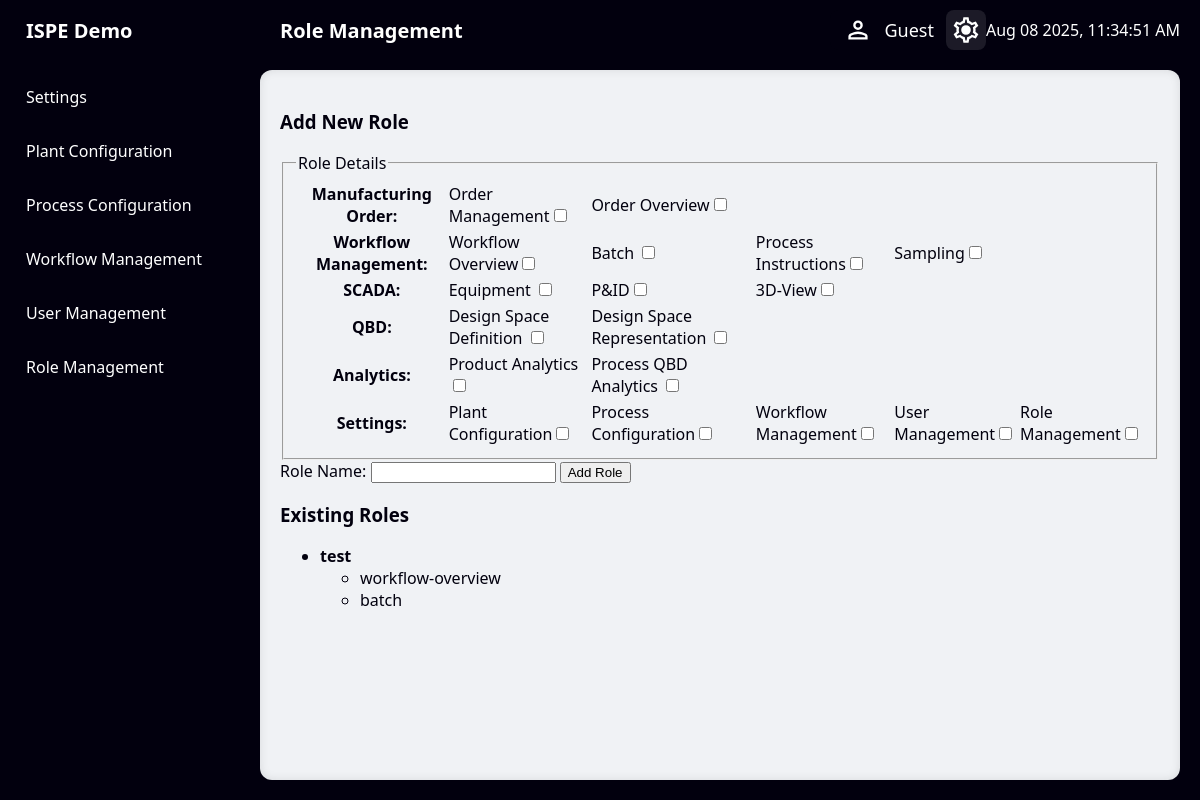
Page /role-management on the earlier database version.
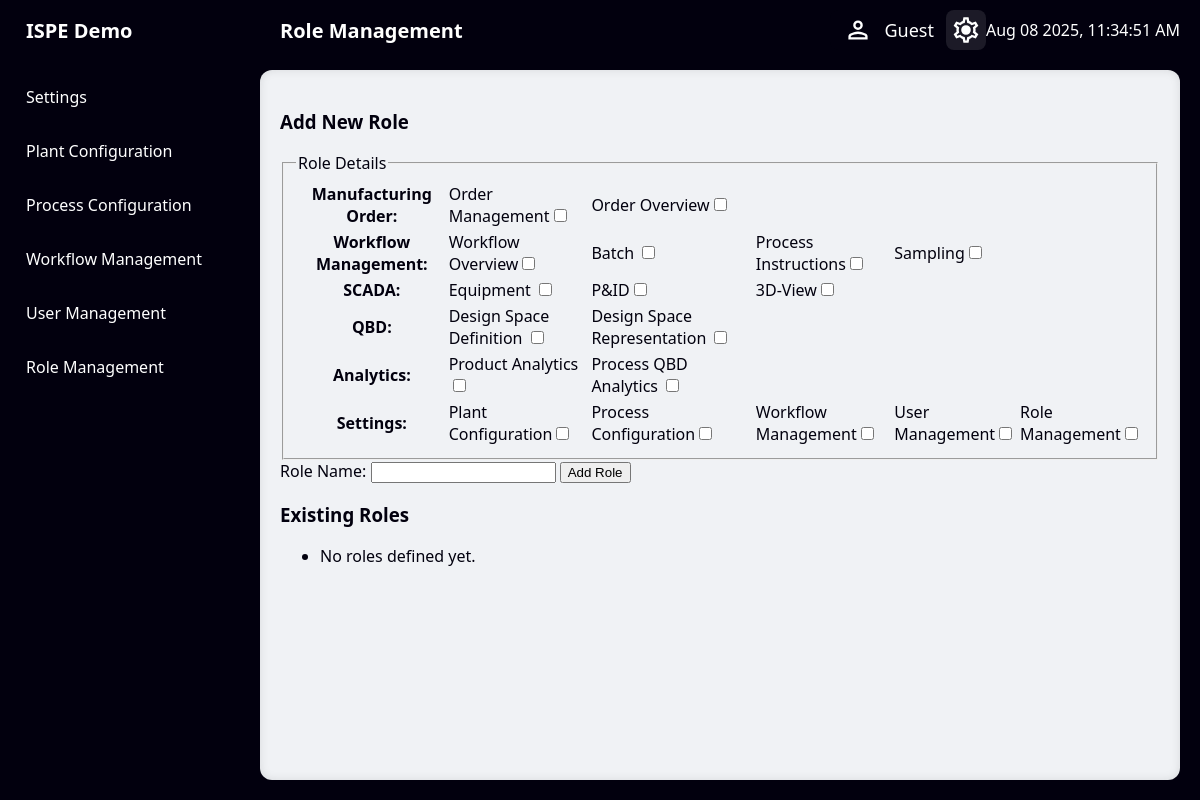
Same page on the later database version.
### models.py (models this page shows)
class Role(db.Model):
    __tablename__ = 'roles'
    id = db.Column(db.Integer, primary_key=True)
    name = db.Column(db.String, unique=True, nullable=False)
    permissions = db.relationship('RolePermission', backref='role', cascade="all, delete-orphan")

class RolePermission(db.Model):
    __tablename__ = 'role_permissions'
    id = db.Column(db.Integer, primary_key=True)
    permission = db.Column(db.String, nullable=False)
    role_id = db.Column(db.Integer, db.ForeignKey('roles.id'), nullable=False)

### app.py (the view)
    @app.route('/role-management')
    def role_management():
        roles = Role.query.all()
        roles_with_permissions = [
            {
                'name': role.name,
                'permissions': [perm.permission for perm in role.permissions]
            }
            for role in roles
        ]
        return render_template('role-management.html', roles=roles_with_permissions)

### timeout.py (called while the page is built)
def register_timeout_hook(app):
    @app.before_request
    def check_inactivity():
        if current_user.is_authenticated:
            now = datetime.utcnow()
            last_activity = session.get('last_activity')
            if last_activity:
                last_active = datetime.fromisoformat(last_activity)
                elapsed = (now - last_active).total_seconds()
                if elapsed > INACTIVITY_TIMEOUT:
                    logout_user()
                    session.pop('last_activity', None)
                    return redirect(url_for('Logout_message'))
            session['last_activity'] = now.isoformat()

### templates/role-management.html (shortened to what this page needs)
{% extends "basesettings.html" %}
{% block header_title %}Role Management{% endblock %}
{% block content %}
<div class="role-management-container">
    <div id="add-role-modal" class="modal">
        <div class="modal-content">
            <h3>Add New Role</h3>
            <form id="add-role-form">
                <fieldset>
                <legend>Role Details</legend>
                <table>
                    <tr>
                        <th><label for="manufacturing-order">Manufacturing Order:</label></th>
                        <td>Order Management<input type="checkbox" id="order-management" name="order-management" ></td>
                        <td>Order Overview<input type="checkbox" id="order-overview" name="order-overview" ></td>
                    </tr>
                    <tr>
                        <th><label for="workflow-management">Workflow Management:</label></th>
                        <td>Workflow Overview<input type="checkbox" id="workflow-overview" name="workflow-overview" ></td>
                        <td>Batch <input type="checkbox" id="batch" name="batch" ></td>
                        <td>Process Instructions<input type="checkbox" id="process-instructions" name="process-instructions" ></td>
                        <td>Sampling<input type="checkbox" id="sampling" name="sampling" ></td>
                    </tr>
                    <tr>
                        <th><label for="scada">SCADA:</label></th>
                        <td>Equipment <input type="checkbox" id="equipment" name="equipment" ></td>
                        <td>P&ID<input type="checkbox" id="pid" name="pid" ></td>
                        <td>3D-View<input type="checkbox" id="3d-view" name="3d-view" ></td>
                    </tr>
                    <tr>
                        <th><label for="QBD">QBD:</label></th>
                        <td>Design Space Definition <input type="checkbox" id="design-space-definition" name="design-space-definition" ></td>
                        <td>Design Space Representation <input type="checkbox" id="design-space-representation" name="design-space-representation" ></td>
                    </tr>
                    <tr>
                        <th><label for="analytics">Analytics:</label></th>
                        <td>Product Analytics <input type="checkbox" id="product-analytics" name="product-analytics" ></td>
                        <td>Process QBD Analytics <input type="checkbox" id="process-qbd-analytics" name="process-qbd-analytics" ></td>
                    </tr>
                    <tr>
                        <th><label for="Settings">Settings:</label></th>
                        <td>Plant Configuration<input type="checkbox" id="plant-configuration" name="plant-configuration" ></td>
                        <td>Process Configuration<input type="checkbox" id="process-configuration" name="process-configuration" ></td>
                        <td>Workflow Management<input type="checkbox" id="workflow-management" name="workflow-management" ></td>
                        <td>User Management<input type="checkbox" id="user-management" name="user-management" ></td>
                        <td>Role Management<input type="checkbox" id="role-management" name="role-management" ></td>
                    </tr>
                </table>
                </fieldset>
            <label for="role-name">Role Name:</label>
            <input type="text" id="role-name" name="role-name">
            <button type="submit">Add Role</button>
            </form>
        </div>
                <h3>Existing Roles</h3>
        <ul>
            {% for role in roles %}
                <li>
                    <strong>{{ role.name }}</strong>
                    {% if role.permissions %}
                        <ul>
                            {% for perm in role.permissions %}
                                <li>{{ perm }}</li>
                            {% endfor %}
                        </ul>
                    {% endif %}
                </li>
            {% else %}
                <li>No roles defined yet.</li>
            {% endfor %}
        </ul>
    </div>
{% endblock %}

### templates/basesettings.html (shortened to what this page needs)
<!DOCTYPE html>
<html lang="en">
<head>
    <link rel="stylesheet" href="{{ url_for('static', filename='css/style.css') }}">
    <link rel="stylesheet" href="{{ url_for('static', filename='css/header.css') }}">
    <link rel="stylesheet" href="{{ url_for('static', filename='css/sidebar.css') }}">
    <link rel="stylesheet" href="{{ url_for('static', filename='css/settings.css') }}">
    <link rel="stylesheet" href="{{ url_for('static', filename='css/plantconfig.css') }}">
    <link rel="stylesheet" href="{{ url_for('static', filename='css/login.css') }}">
    <link rel="stylesheet" href="{{ url_for('static', filename='css/processconfig.css') }}">
    <link rel="stylesheet" href="{{ url_for('static', filename='css/workflowmanagement.css') }}">
</head>
<body>
    <div class="header">
        <div class="left-section">
            {% block header_title %}Welcome Screen{% endblock %}
        </div>
        <div class="user-info">
            <img src="{{ url_for('static', filename='images/icons/user.svg') }}" alt="User" class="user-icon" style="width: 32px; height: 32px;">
            <span class="user-name" id="user-name">
                {% if not current_user.is_authenticated %}
                {{ appconfig.Username }}
                {% endif %}
            </span>
        </div>
        <a href="/index" class="settings active">
            <img src="{{ url_for('static', filename='images/icons/settings.svg') }}" alt="Settings" class="settings-icon" style="width: 32px; height: 32px;">
        </a>
        <div class="right-section" id="datetime">
        </div>
    </div>
    <nav class = "sidebar">
        <div href="/index" class="logo">ISPE Demo</div>
        <div id = "settings-sidebar" class = "menu-content-settings show-sidebar">
            <div class = "menu-items-setting">
                <div class = "item-settings">
                    <a href="/settings">Settings</a>
                </div>
                <div class = "item-settings">
                    <a href="/plantconfig">Plant Configuration</a>
                </div>
                <div class = "item-settings">
                    <a href="/processconfig">Process Configuration</a>
                </div>
                <div class = "item-settings">
                    <a href="/workflow-management">Workflow Management</a>
                </div>
                <div class = "item-settings">
                    <a href="/user-management">User Management</a>
                </div>
                <div class = "item-settings">
                    <a href="/role-management">Role Management</a>
                </div>
            </div>
        </div>
    </nav>
    <div class="content">
        {% block content %}{% endblock %}
    </div>
</body>
</html>

### static/css/header.css (style rules this page uses)
.header { position: fixed; display: flex; justify-content: space-between; align-items: center; background-color: var(--header-background, #0a0a15); color: var(--header-text-color, white); height: 60px; left: 250px; right: 0; top: 0; padding: 0 20px; z-index: 1000; }
.left-section { display: flex; align-items: center; padding-left: 10px; padding-right: 50px; min-width: 100px; font-weight: bold; font-size: 20px; }
.right-section { display: flex; align-items: center; gap: 10px; min-width: 100px; }
.user-info { display: flex; align-items: center; background-color: var(--button-background, #1a1a2e); border-radius: 8px; padding: 0 12px; height: 40px; cursor: default; }
.user-icon { width: 32px; height: 32px; }
.user-name { margin-left: 10px; font-size: 18px; color: white; white-space: nowrap; }
.settings { display: flex; align-items: center; justify-content: center; width: 40px; height: 40px; border-radius: 8px; background-color: var(--button-background, #1a1a2e); cursor: pointer; transition: background-color 0.2s ease-in-out; }
.user-logout:hover, .settings:hover, .settings.active { background-color: var(--button-hover-color, #2a2a3d); }

### static/css/sidebar.css (style rules this page uses)
.sidebar { position: fixed; height: 100%; width: 230px; background: var(--sidebar-background); padding-left: 10px; padding-right: 10px; padding-bottom: 10px; top: 0; left: 0; }
.sidebar a { text-decoration: none; color: var(--sidebar-text-color); }
.logo { font-size: 20px; font-weight: bold; padding-left: 16px; height: 60px; color: var(--sidebar-text-color); display: flex; align-items: center; }
.menu-content-settings { position: relative; height: 100%; width: 100%; margin-top: 10px; overflow-y: scroll; visibility: hidden; }
.item a, .item-settings a, .submenu-item { padding:16px; display: inline-block; width: 198px; border-radius: 12px; cursor: pointer; }
#sidebar, #settings-sidebar { position: absolute; top: 70; left: 10; width: 100%; height: 100%; visibility: hidden; transition: opacity 0.3s ease; opacity: 0; }
#settings-sidebar.show-sidebar { visibility: visible; opacity: 1; }

Differences in the rows shown:
removed Role: name "test"
removed RolePermission: permission "workflow-overview"
removed RolePermission: permission "batch"
Other differences:
text now shown: "No roles defined yet."
